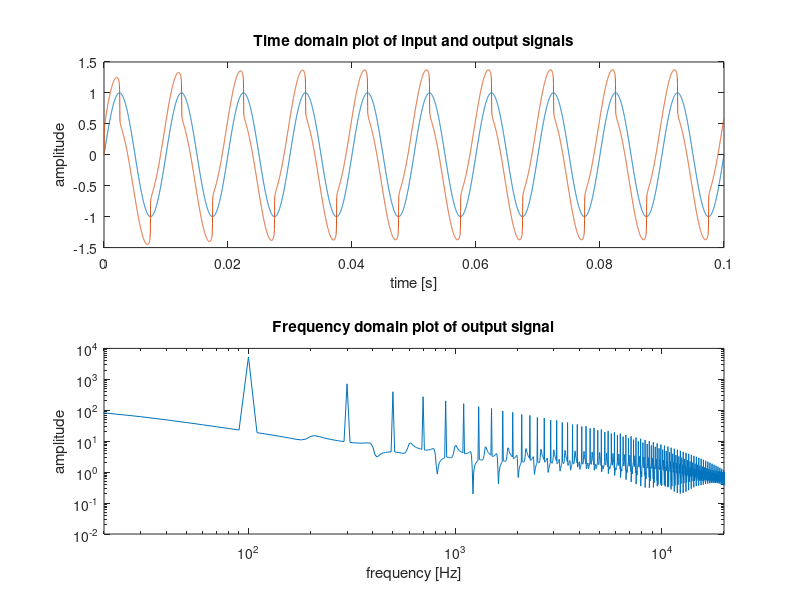

Source code (MATLAB):
%-----------------------------------------------------
% PBMMI Assignment 6 - Virtual Analog Tube Screamer
% 
% This script simulates an analog model of an Ibanez tube screamer. This
% model uses the K method and a Newton Raphson iterative solver to
% determine the roots of the K equation.
% 
% B221438 - 13/04/23
%-----------------------------------------------------

clear all
close all
clc

% Simulation parameters
SR = 88.2e3;                % sample rate [Hz]
dur = .1;                   % duration of sim [s]
Nf = round(SR*dur);         % number of samples in sim

% Settings
plotting = true;            % plotting on/off
audio = true;               % play output sounds on/off
drive = 100;                % drive 0-100
symmetric = true;          % use symmetric transfer function (true) or asymmetric (false)
% Input - create sine wave input
f0 = 100;                   % frequency [Hz]
amp = 1;                    % amplitude of input
tvec = dur*(0:Nf-1)'/Nf;    % time vector [s]
u = amp*sin(2*pi*f0*tvec);  % input vector

% Physical parameters
r1 = 10e3;                  % resistance of R1 [Ohms]
r2 = 51e3;                  % resistance of R2 [Ohms]
r3 = 4.7e3;                 % resistance of R3 [Ohms]
r4 = 10e3;                  % resistance of R4 [Ohms]
rdist = drive*50e3;         % resistance of Rdist [Ohms]
c1 = 1e-6;                  % capacitance of C1 [F]
c2 = 51e-12;                % capacitance of C2 [F]
c3 = 47e-9;                 % capacitance of C3 [F]

Is = 2.52e-9;               % diode saturation current (A)
Vt = 25.83e-3;              % diode thermal voltage (V)
Ni = 1.752;                 % diode ideality factor

% Newton-raphson paratemers
tol = 1e-9;                 % convergence tolerance
max_iter = 50;              % maximum allowed iterations per time-step

% K-method params

% system matricies
A = -[(1/(r1*c1)), 0, 0 ; 1/(r3*c2), (1/((r2+rdist)*c2)), (1/(r3*c2)) ; (1/(r3*c3)), 0, (1/(r3*c3))];
B = [(1/(r1*c1)); (1/(r3*c2)); (1/(r3*c3)) ];
C = [0;(-1/c2);0];
D = [0,1,0];
L = [-1,1,0];
M = 1;

k = 1/SR;                   % sample period
H_min = (2/k)*eye(3) - A;   % scheme matrix H-
H_plus = (2/k)*eye(3) + A;  % scheme matrix H+
K = D*(H_min^(-1))* C;      % K coefficient


x1 = [0 0 0]';              % x_n
x0 = [0 0 0]';              % x_n+1

f0 = 0;                     % f(x_n+1)
f1 = 0;                     % f(x_n)

v0 = [0 0 0];               % initialize voltage at n+1
v1 = [0 0 0];               % initialize voltage at n+1

u0 = 0;                     % initialize input at n
u1 = 0;                     % initialize input at n+1

y = zeros(Nf,1);            % output vector

tic
for n = 1:Nf

    % combined quantity
    P_n = D * (H_min^(-1)) * ( H_plus*x1 + (B)*(u1+u0) + C*(f1));

    % newton raphson
    v0 = v1;                % initial guess
    iter = 0;               % iteration counter
    step = 1;               % initial step

    while (iter < max_iter) && (all(abs(step) > tol)) 
        if symmetric == true
            f0 = 2*Is * sinh(v0/(Ni*Vt));                       % f(v^n+1)
            J = ((2*K*Is)/(Ni*Vt)) * cosh(v0/(Ni*Vt)) -1;       % derivative of k equation
        else
           f0 = Is * ( exp(x0/(2*Ni*Vt)) - exp(-x0/(Ni*Vt)));                  % f(v^n+1)
            J = K * Is/(Ni*Vt) * ( exp(x0/(2*Ni*Vt))*.5 + exp(-x0/(Ni*Vt))) -1; % derivative of k equation
        end 
        g = P_n + K * f0 - v0;                              % K equation 
        step = g/J;                                         % step at current iteration
        v0 = v0 - step;                                     % guess at current iteration
        iter = iter + 1;                                    % iteration counter
    end

    x0 = H_min^(-1)*( H_plus*x1 + (B)*(u1+u0) + C*(f1+f0)); % equation for x^n+1

    % output
    x0 = x0(:,1);
    y(n) = L*x0 + M*u0;                                     % output equation

    % state update
    x1 = x0;
    u1 = u0;
    v1 = v0;
    u0 = u(n);
    f0 = f1;
    
end
toc

if plotting == true
yfft = abs(fft(y));
figure
subplot(2,1,1)
plot(tvec,u,tvec,y)
title('Time domain plot of input and output signals')
xlabel('time [s]')
ylabel('amplitude')
subplot(2,1,2)
loglog((0:(Nf-1)/2)'*floor(SR/Nf), yfft(1:Nf/2))
title('Frequency domain plot of output signal')
xlabel('frequency [Hz]')
ylabel('amplitude')
xlim([20,20000])
end

if audio == true
soundsc(y,SR)
end
